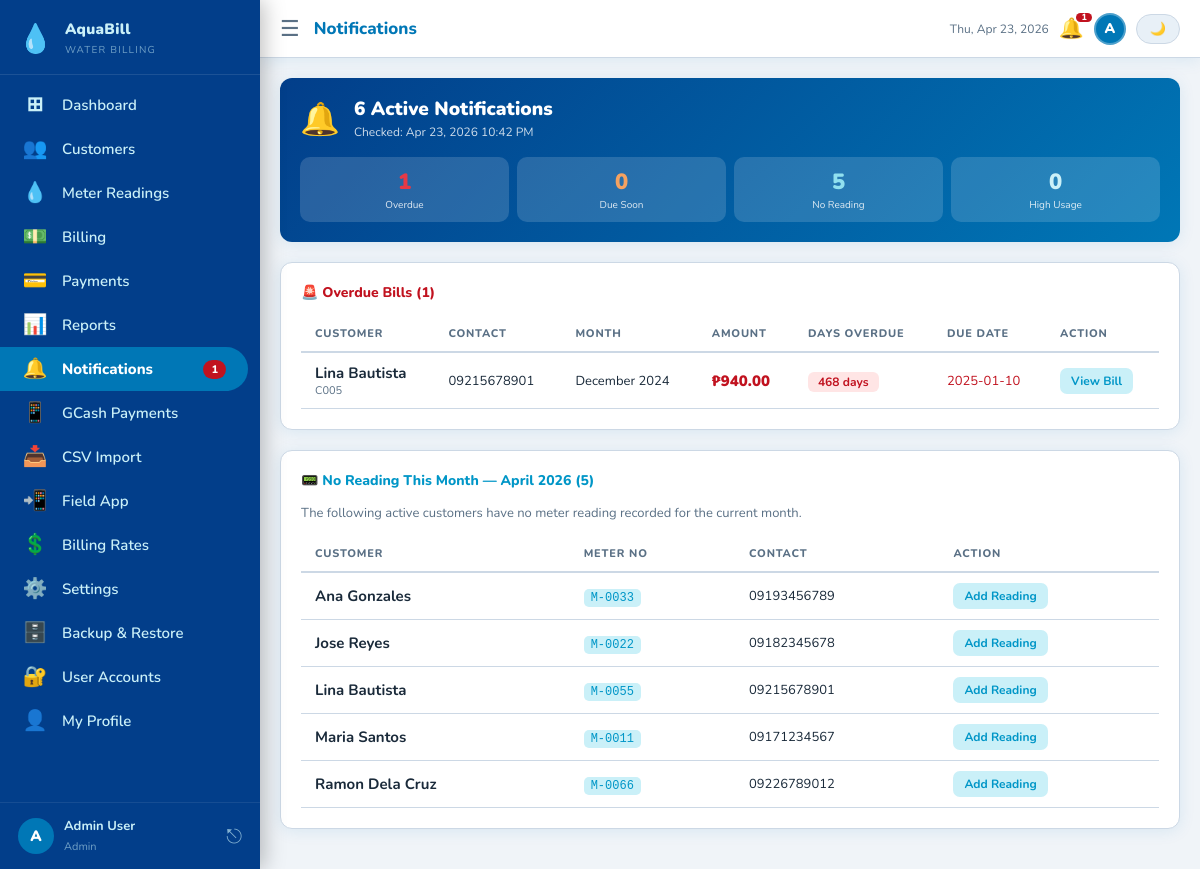
Screenshot of /notifications.php (signed in) with the database file from the repository.
### tables this page shows
CREATE TABLE IF NOT EXISTS bills (
    id VARCHAR(10) PRIMARY KEY,
    customer_id VARCHAR(10) NOT NULL,
    reading_id VARCHAR(10),
    billing_month VARCHAR(30) NOT NULL,
    prev_reading DECIMAL(10,2) NOT NULL,
    curr_reading DECIMAL(10,2) NOT NULL,
    consumption DECIMAL(10,2) NOT NULL,
    rate_per_cubic DECIMAL(8,2) NOT NULL DEFAULT 35.00,
    base_charge DECIMAL(8,2) NOT NULL DEFAULT 120.00,
    penalty DECIMAL(8,2) NOT NULL DEFAULT 0.00,
    total DECIMAL(10,2) NOT NULL,
    status ENUM('Unpaid','Paid','Overdue','Waived','Disputed') NOT NULL DEFAULT 'Unpaid',
    due_date DATE NOT NULL,
    created_at TIMESTAMP DEFAULT CURRENT_TIMESTAMP,
    FOREIGN KEY (customer_id) REFERENCES customers(id) ON DELETE CASCADE
);

CREATE TABLE IF NOT EXISTS customers (
    id VARCHAR(10) PRIMARY KEY,
    name VARCHAR(150) NOT NULL,
    address TEXT NOT NULL,
    contact VARCHAR(20) NOT NULL,
    meter_no VARCHAR(30) NOT NULL UNIQUE,
    status ENUM('Active','Disconnected') NOT NULL DEFAULT 'Active',
    created_at DATE NOT NULL
);

### includes/functions.php (called while the page is built, shortened)
<?php
function fmt(float $n): string {
    return '₱' . number_format($n, 2);
}
function h(string $s): string {
    return htmlspecialchars($s, ENT_QUOTES, 'UTF-8');
}

### notifications.php (the view, shortened to what this page needs)
<?php
require_once 'includes/functions.php';
$pdo = getDB();
$pdo->query("UPDATE bills SET status='Overdue' WHERE status='Unpaid' AND due_date < CURDATE()");
$overdue = $pdo->query(
    "SELECT b.*,c.name AS cname,c.contact,c.address,
     DATEDIFF(CURDATE(),b.due_date) AS days_overdue
     FROM bills b JOIN customers c ON b.customer_id=c.id
     WHERE b.status='Overdue' ORDER BY b.due_date ASC"
)->fetchAll();
$dueSoon = $pdo->query(
    "SELECT b.*,c.name AS cname,c.contact,
     DATEDIFF(b.due_date,CURDATE()) AS days_left
     FROM bills b JOIN customers c ON b.customer_id=c.id
     WHERE b.status='Unpaid' AND b.due_date BETWEEN CURDATE() AND DATE_ADD(CURDATE(),INTERVAL 7 DAY)
     ORDER BY b.due_date ASC"
)->fetchAll();
$highUsage = $pdo->query(
    "SELECT r.*,c.name AS cname,c.contact
     FROM readings r JOIN customers c ON r.customer_id=c.id
     WHERE r.consumption > 40
     ORDER BY r.reading_date DESC LIMIT 20"
)->fetchAll();
$noReadingThisMonth = $pdo->query(
    "SELECT c.id,c.name,c.meter_no,c.contact
     FROM customers c
     WHERE c.status='Active'
     AND c.id NOT IN (
       SELECT DISTINCT customer_id FROM readings
       WHERE MONTH(reading_date)=MONTH(CURDATE()) AND YEAR(reading_date)=YEAR(CURDATE())
     )
     ORDER BY c.name"
)->fetchAll();
$totalAlerts = count($overdue) + count($dueSoon) + count($highUsage) + count($noReadingThisMonth);
require_once 'includes/header.php';
?>
<div class="card mb-3" style="background:linear-gradient(135deg,var(--accent-dark),var(--accent));color:#fff;border:none;padding:20px">
  <div style="display:flex;align-items:flex-start;gap:14px;margin-bottom:16px">
    <div style="font-size:32px;flex-shrink:0">🔔</div>
    <div>
      <div style="font-size:19px;font-weight:900;line-height:1.2"><?= $totalAlerts ?> Active Notification<?= $totalAlerts!=1?'s':'' ?></div>
      <div style="font-size:12px;opacity:.8;margin-top:3px">Checked: <?= date('M j, Y g:i A') ?></div>
    </div>
  </div>
  <div style="display:grid;grid-template-columns:repeat(4,1fr);gap:8px">
    <?php
    $summaryBoxes = [
      ['Overdue',      count($overdue),             '#e63946'],
      ['Due Soon',     count($dueSoon),              '#f4a261'],
      ['No Reading',   count($noReadingThisMonth),   '#90e0ef'],
      ['High Usage',   count($highUsage),            '#caf0f8'],
    ];
    foreach ($summaryBoxes as [$lbl,$cnt,$col]):
    ?>
    <div style="background:rgba(255,255,255,.15);border-radius:10px;padding:10px 6px;text-align:center">
      <div style="font-size:22px;font-weight:900;color:<?= $col ?>"><?= $cnt ?></div>
      <div style="font-size:10px;opacity:.85;margin-top:2px;line-height:1.3"><?= $lbl ?></div>
    </div>
    <?php endforeach; ?>
  </div>
</div>
<?php if ($totalAlerts === 0): ?>
<div class="card" style="text-align:center;padding:48px">
  <div style="font-size:48px;margin-bottom:12px">🎉</div>
  <div style="font-size:18px;font-weight:700;color:var(--success)">All clear! No pending notifications.</div>
  <div style="color:var(--muted);font-size:13px;margin-top:6px">All bills are up to date and readings are recorded.</div>
</div>
<?php else: ?>
<?php if (!empty($overdue)): ?>
<div class="card mb-3">
  <div class="card-title text-danger">🚨 Overdue Bills (<?= count($overdue) ?>)</div>
  <div class="table-wrap">
    <table>
      <thead>
        <tr><th>Customer</th><th>Contact</th><th>Month</th><th>Amount</th><th>Days Overdue</th><th>Due Date</th><th>Action</th></tr>
      </thead>
      <tbody>
        <?php foreach ($overdue as $b): ?>
        <tr>
          <td>
            <div class="fw-bold"><?= h($b['cname']) ?></div>
            <div class="fs-xs text-muted"><?= h($b['customer_id']) ?></div>
          </td>
          <td class="fs-sm"><?= h($b['contact']) ?></td>
          <td class="fs-sm"><?= h($b['billing_month']) ?></td>
          <td class="fw-bolder text-danger"><?= fmt($b['total']) ?></td>
          <td>
            <span style="background:var(--danger-bg);color:var(--danger);border-radius:6px;padding:2px 10px;font-size:12px;font-weight:700">
              <?= $b['days_overdue'] ?> days
            </span>
          </td>
          <td class="fs-sm text-danger"><?= h($b['due_date']) ?></td>
          <td>
            <a href="billing.php?view=<?= h($b['id']) ?>" class="btn btn-sm btn-info-soft">View Bill</a>
          </td>
        </tr>
        <?php endforeach; ?>
      </tbody>
    </table>
  </div>
</div>
<?php endif; ?>
<?php if (!empty($noReadingThisMonth)): ?>
<div class="card mb-3">
  <div class="card-title" style="color:var(--info)">📟 No Reading This Month — <?= date('F Y') ?> (<?= count($noReadingThisMonth) ?>)</div>
  <p class="fs-sm text-muted mb-2">The following active customers have no meter reading recorded for the current month.</p>
  <div class="table-wrap">
    <table>
      <thead>
        <tr><th>Customer</th><th>Meter No</th><th>Contact</th><th>Action</th></tr>
      </thead>
      <tbody>
        <?php foreach ($noReadingThisMonth as $c): ?>
        <tr>
          <td class="fw-bold"><?= h($c['name']) ?></td>
          <td><code><?= h($c['meter_no']) ?></code></td>
          <td class="fs-sm"><?= h($c['contact']) ?></td>
          <td><a href="readings.php?customer=<?= h($c['id']) ?>" class="btn btn-sm btn-info-soft">Add Reading</a></td>
        </tr>
        <?php endforeach; ?>
      </tbody>
    </table>
  </div>
</div>
<?php endif; ?>
<?php endif; ?>

### assets/css/style.css (style rules this page uses)
:root { --bg:#f0f4f8; --surface:#fff; --surface-alt:#e8f0f7; --border:#ccd8e5; --text:#1a2a3a; --muted:#5a7085; --accent:#0077b6; --accent-dark:#023e8a; --accent-light:#caf0f8; --success:#2d6a4f; --success-bg:#d8f3dc; --warning:#b5632a; --warning-bg:#ffe8d6; --danger:#c1121f; --danger-bg:#ffe5e5; --info:#0096c7; --info-bg:#caf0f8; --sidebar:#023e8a; --sidebar-text:#caf0f8; --sidebar-active:#0077b6; --shadow:0 2px 16px rgba(0,119,182,.10); --shadow-lg:0 8px 40px rgba(2,62,138,.13); --radius:12px; --radius-sm:8px; --sidebar-w:260px; }
*,*::before,*::after { box-sizing:border-box;margin:0;padding:0 }
html,body { height:100%;overflow:hidden }
body { font-family:'Nunito','Segoe UI',sans-serif; font-size:15px;background:var(--bg);color:var(--text); display:flex; }
a { color:inherit;text-decoration:none }
.card { background:var(--surface);border-radius:var(--radius); padding:20px;box-shadow:var(--shadow);border:1px solid var(--border); }
.card-title { font-weight:800;font-size:14px;margin-bottom:14px;color:var(--text) }
.table-wrap { overflow-x:auto;-webkit-overflow-scrolling:touch }
table { border-collapse:collapse;width:100%;min-width:500px }
th,td { padding:10px 14px;text-align:left;white-space:nowrap }
th { font-size:11px;font-weight:800;letter-spacing:.8px;text-transform:uppercase; color:var(--muted);border-bottom:2px solid var(--border) }
td { border-bottom:1px solid var(--border);vertical-align:middle }
.btn { display:inline-flex;align-items:center;gap:7px; padding:10px 18px;border-radius:var(--radius-sm);border:none; font-size:14px;font-weight:700;cursor:pointer;transition:opacity .2s,transform .1s; font-family:inherit;white-space:nowrap; }
.btn-sm { padding:5px 11px;font-size:12px;border-radius:7px }
.btn-info-soft { background:var(--info-bg);color:var(--info);border:none }
code { font-size:12px;padding:2px 7px;border-radius:5px; background:var(--info-bg);color:var(--info);font-family:monospace }
.text-danger { color:var(--danger) }
.text-muted { color:var(--muted) }
.fw-bold { font-weight:700 }
.fw-bolder { font-weight:900 }
.fs-sm { font-size:13px }
.fs-xs { font-size:11px }
.mb-2 { margin-bottom:14px }
.mb-3 { margin-bottom:20px }

### rows the page displays
bills: customer.name "Lina Bautista", customer "C005", customer.contact "09215678901", billing_month "December 2024", total "₱940.00", days_overdue "468", due_date "2025-01-10"
customers: name "Ana Gonzales", meter_no "M-0033", contact "09193456789"
customers: name "Jose Reyes", meter_no "M-0022", contact "09182345678"
customers: name "Lina Bautista", meter_no "M-0055", contact "09215678901"
customers: name "Maria Santos", meter_no "M-0011", contact "09171234567"
customers: name "Ramon Dela Cruz", meter_no "M-0066", contact "09226789012"

### other values shown
APP_NAME "AquaBill"
$nav['icon'] "⊞"
$nav['label'] "Dashboard"
$nav['icon'] "👥"
$nav['label'] "Customers"
$nav['icon'] "💧"
$nav['label'] "Meter Readings"
$nav['icon'] "💵"
$nav['label'] "Billing"
$nav['icon'] "💳"
$nav['label'] "Payments"
$nav['icon'] "📊"
$nav['label'] "Reports"
$nav['icon'] "🔔"
$nav['label'] "Notifications"
